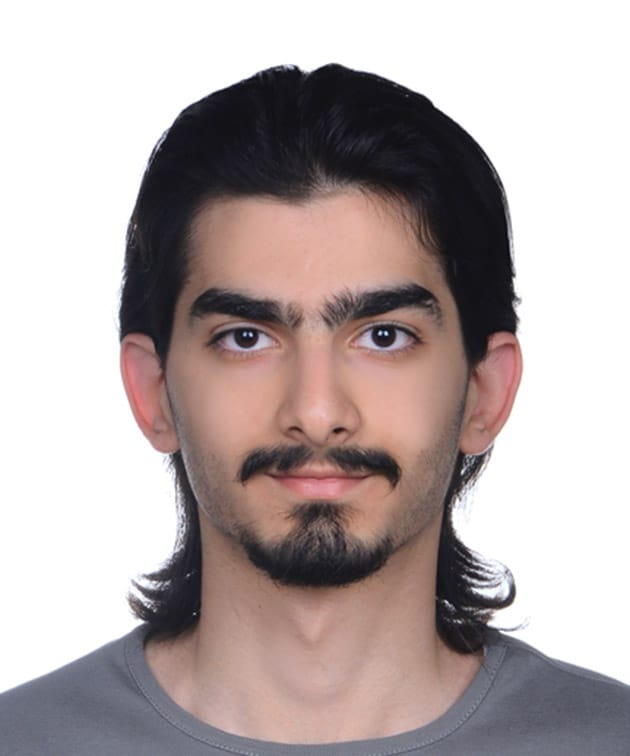
%> input picture Homework 1/aa.jpeg, 630 x 756 px
$ octave hw1_q3.m   (GNU Octave 9; MATLAB toolbox functions it lacks are replaced by stand-ins)
%> lines starting %> are read from the running program, lines starting %| are printed output that depends on the picture
%------------------------------------------%
% CMPE 465                                 %
% Author: Efe Berk ERGULEC                 %
% Homework: 0                              %
% Question: 3                              %
% Description: Image blending with pyramid %
% blending pipeline.                       %
%------------------------------------------%

%% QUESTION 3: IMAGE BLENDING

% Implementation of images
image1 = imread('aa.jpeg');
%> image1 is the input picture: size 756x630x3 uint8; mean R, G, B 181.4, 169.7, 169.1
image1 = imresize(image1,[512 512]);
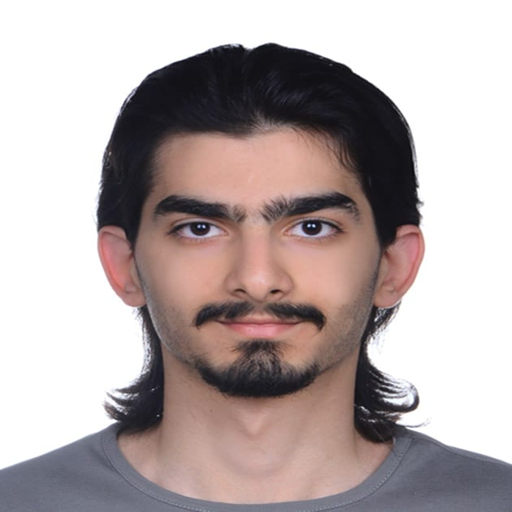
%> image1: size 512x512x3 uint8; mean R, G, B 181.4, 169.7, 169.1
image2 = imread('hand.jpg');
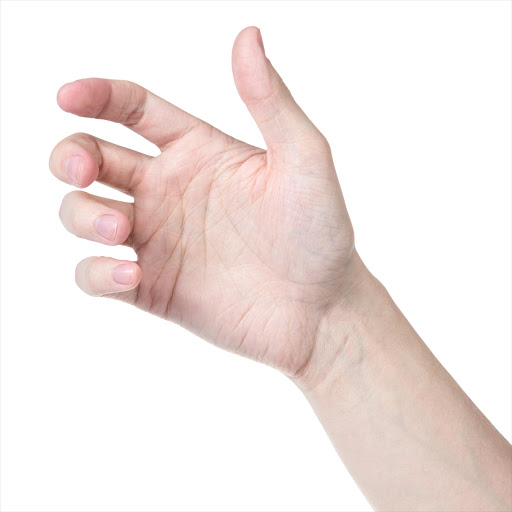
%> input picture Homework 1/hand.jpg, 512 x 512 px
%> image2 is the input picture: size 512x512x3 uint8; mean R, G, B 242.4, 231.8, 228.9
image1 = rgb2gray(image1);
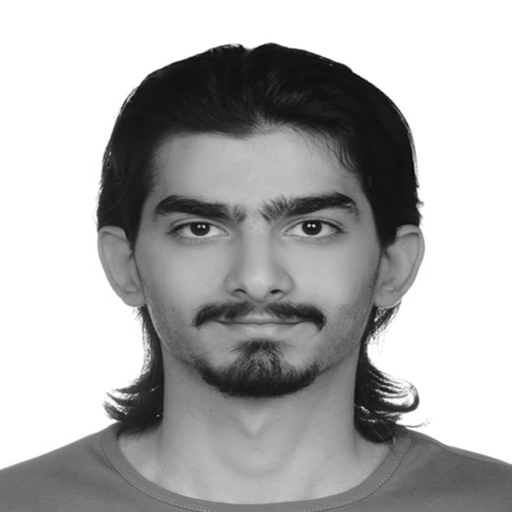
%> image1: size 512x512 uint8; min 8, max 255, mean 173.2
image2 = rgb2gray(image2);
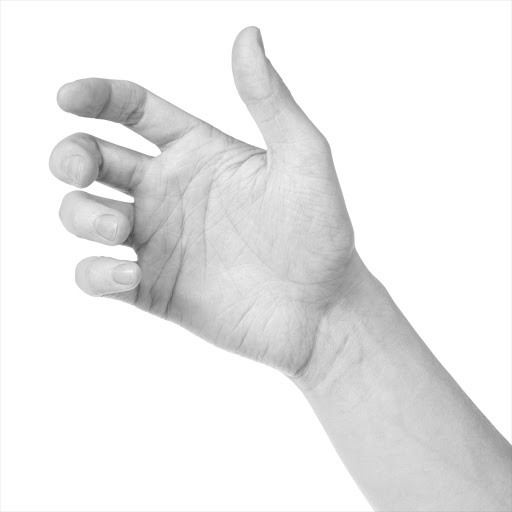
%> image2: size 512x512 uint8; min 77, max 255, mean 234.6

% Mask creation
imshow(image1);
%> (the run ends here)
